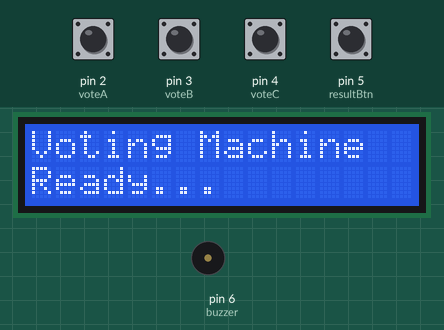
Recording of a sketch running on a simulated Arduino Uno, built with avr-gcc and run on an emulated ATmega328P. Parts: 16×2 character LCD, buzzer (waves = sounding, pin HIGH). The test bench sets the inputs (shaded band); at power-on: pin 2 (voteA), pin 3 (voteB), pin 4 (voteC), pin 5 (resultBtn) HIGH.

Above: at 0.1 s.
3.3 s: pin 2 (voteA) pulled LOW for 0.15 s
At 4.0 s:
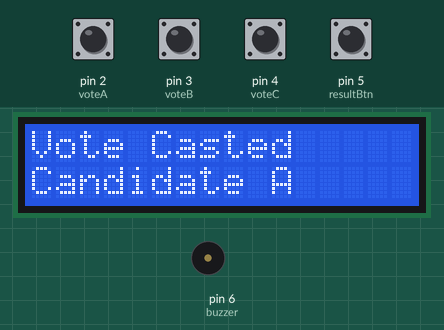
5.0 s: pin 3 (voteB) pulled LOW for 0.15 s
At 6.4 s:
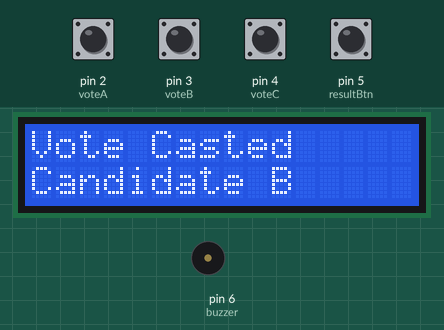
6.7 s: pin 4 (voteC) pulled LOW for 0.15 s
At 7.8 s:
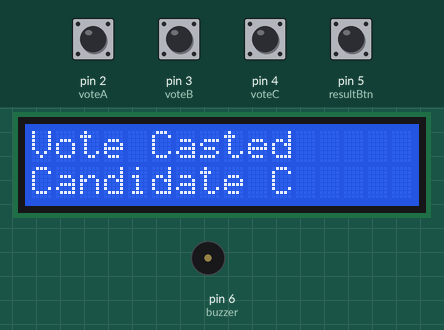
8.4 s: pin 5 (resultBtn) pulled LOW for 0.15 s
At 8.8 s:
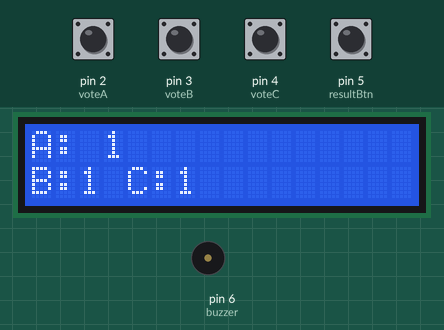
Timing chart, 0 to 11.4 s (numbered marks = the images above; inputs shaded):
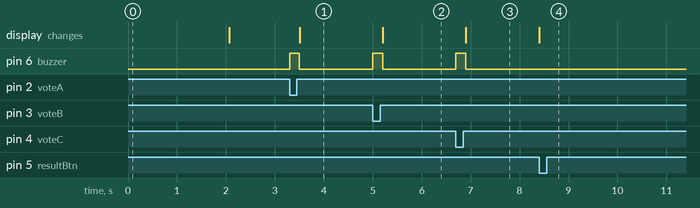

Measured:
- after the input at 3.3 s, pin 6 (buzzer): LOW → HIGH at once, → LOW 0.20 s later; the display: changes after 0.21 s (image 1)
- after the input at 5.0 s, pin 6 (buzzer): LOW → HIGH at once, → LOW 0.20 s later; the display: changes after 0.21 s (image 2)
- after the input at 6.7 s, pin 6 (buzzer): LOW → HIGH at once, → LOW 0.20 s later; the display: changes after 0.21 s (image 3)
- after the input at 8.4 s, the display: changes at once (image 4)

The sketch:

Arduino_Voting_Machine.ino.ino
```cpp
#include <LiquidCrystal.h>

// LCD pins
LiquidCrystal lcd(7, 8, 9, 10, 11, 12);

// Button pins
const int voteA = 2;
const int voteB = 3;
const int voteC = 4;
const int resultBtn = 5;
const int buzzer = 6;

// Vote count
int countA = 0;
int countB = 0;
int countC = 0;

void setup() {
  pinMode(voteA, INPUT_PULLUP);
  pinMode(voteB, INPUT_PULLUP);
  pinMode(voteC, INPUT_PULLUP);
  pinMode(resultBtn, INPUT_PULLUP);
  pinMode(buzzer, OUTPUT);

  lcd.begin(16, 2);
  lcd.print("Voting Machine");
  lcd.setCursor(0, 1);
  lcd.print("Ready...");
  delay(2000);
  lcd.clear();
}

void loop() {

  if (digitalRead(voteA) == LOW) {
    countA++;
    beep();
    lcdMsg("Vote Casted", "Candidate A");
    delay(1000);
  }

  if (digitalRead(voteB) == LOW) {
    countB++;
    beep();
    lcdMsg("Vote Casted", "Candidate B");
    delay(1000);
  }

  if (digitalRead(voteC) == LOW) {
    countC++;
    beep();
    lcdMsg("Vote Casted", "Candidate C");
    delay(1000);
  }

  if (digitalRead(resultBtn) == LOW) {
    lcd.clear();
    lcd.print("A: ");
    lcd.print(countA);
    lcd.setCursor(0, 1);
    lcd.print("B:");
    lcd.print(countB);
    lcd.print(" C:");
    lcd.print(countC);
    delay(5000);
    lcd.clear();
  }
}

void beep() {
  digitalWrite(buzzer, HIGH);
  delay(200);
  digitalWrite(buzzer, LOW);
}

void lcdMsg(String line1, String line2) {
  lcd.clear();
  lcd.print(line1);
  lcd.setCursor(0, 1);
  lcd.print(line2);
}
```
